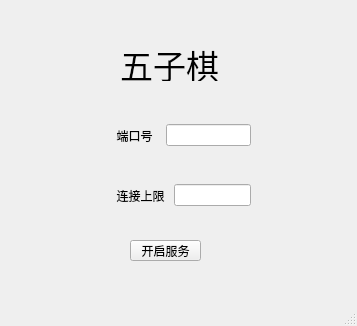
<?xml version="1.0" encoding="UTF-8"?>
<ui version="4.0">
 <class>server</class>
 <widget class="QMainWindow" name="server">
  <property name="geometry">
   <rect>
    <x>0</x>
    <y>0</y>
    <width>357</width>
    <height>326</height>
   </rect>
  </property>
  <property name="windowTitle">
   <string>server</string>
  </property>
  <widget class="QWidget" name="centralwidget">
   <widget class="QWidget" name="horizontalLayoutWidget">
    <property name="geometry">
     <rect>
      <x>110</x>
      <y>120</y>
      <width>141</width>
      <height>31</height>
     </rect>
    </property>
    <layout class="QHBoxLayout" name="horizontalLayout">
     <item>
      <widget class="QLabel" name="label">
       <property name="sizeIncrement">
        <size>
         <width>4</width>
         <height>10</height>
        </size>
       </property>
       <property name="baseSize">
        <size>
         <width>0</width>
         <height>0</height>
        </size>
       </property>
       <property name="text">
        <string>  端口号  </string>
       </property>
      </widget>
     </item>
     <item>
      <widget class="QLineEdit" name="edit_port">
       <property name="minimumSize">
        <size>
         <width>0</width>
         <height>0</height>
        </size>
       </property>
      </widget>
     </item>
    </layout>
   </widget>
   <widget class="QWidget" name="horizontalLayoutWidget_2">
    <property name="geometry">
     <rect>
      <x>110</x>
      <y>180</y>
      <width>141</width>
      <height>31</height>
     </rect>
    </property>
    <layout class="QHBoxLayout" name="horizontalLayout_2">
     <item>
      <widget class="QLabel" name="label_2">
       <property name="text">
        <string>  连接上限 </string>
       </property>
      </widget>
     </item>
     <item>
      <widget class="QLineEdit" name="edit_maxconn">
       <property name="minimumSize">
        <size>
         <width>0</width>
         <height>0</height>
        </size>
       </property>
      </widget>
     </item>
    </layout>
   </widget>
   <widget class="QPushButton" name="btn_startServer">
    <property name="geometry">
     <rect>
      <x>130</x>
      <y>240</y>
      <width>71</width>
      <height>21</height>
     </rect>
    </property>
    <property name="text">
     <string>开启服务</string>
    </property>
   </widget>
   <widget class="QLabel" name="label_3">
    <property name="geometry">
     <rect>
      <x>120</x>
      <y>40</y>
      <width>101</width>
      <height>41</height>
     </rect>
    </property>
    <property name="font">
     <font>
      <pointsize>25</pointsize>
     </font>
    </property>
    <property name="text">
     <string>五子棋</string>
    </property>
    <property name="textFormat">
     <enum>Qt::RichText</enum>
    </property>
   </widget>
  </widget>
  <widget class="QStatusBar" name="statusbar"/>
 </widget>
 <resources/>
 <connections/>
</ui>
